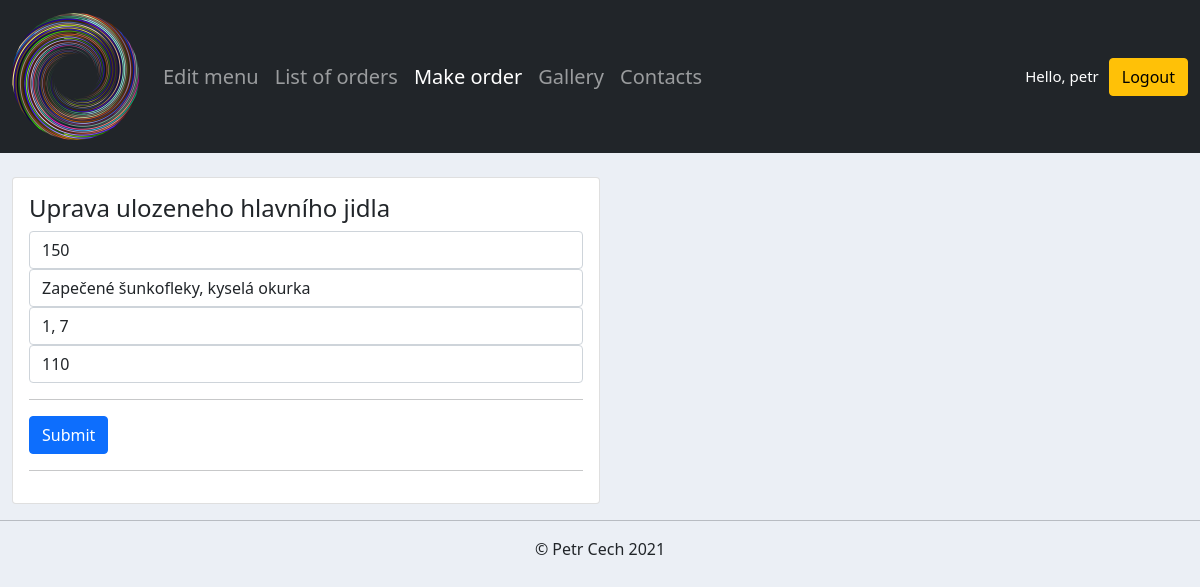
The app's page /edit_meal/1 (signed in) with its own data.
### accounts/models.py (models this page shows, shortened)
class Meal(models.Model):
    portion = models.IntegerField(null=True)
    name = models.CharField(max_length=200, null=True)
    alergens = models.CharField(max_length=200, null=True)
    price = models.PositiveIntegerField(null=True, default=110)

### accounts/views.py (the view)
# urls.py: path('edit_meal/<str:pk>', views.editMeal, name='edit_meal'),
@login_required(login_url='login')
def editMeal(request, pk):
    menu = Menu.objects.last()
    meal = Meal.objects.get(id=pk)
    formMeal = EditMealForm(instance=meal)
    if request.method == 'POST' and 'AddMeal' in request.POST:
        formMeal = EditMealForm(request.POST, instance=meal)
        if formMeal.is_valid():
            formMeal.save()
            messages.success(request, f'Meal edited')
            return redirect('/edit_menu/1')
    context = {
    'menu': menu,
    'formMeal': formMeal,
    'meal': meal,
    }
    return render(request, 'accounts/edit_meal.html', context)

### accounts/forms.py
class EditMealForm(ModelForm):
    class Meta:
        model = Meal
        fields = '__all__'

### accounts/templates/accounts/edit_meal.html (shortened to what this page needs)
{%  extends 'accounts/main.html' %}
{% load static %}
{% block content %}
<br>
<div class="col-md-6">
    <div class="card card-body">
        <h4>Uprava ulozeneho hlavního jidla</h4>
        <form action="" method="POST">
          <input type="number" name="portion" value="{{meal.portion}}"class="form-control" placeholder="Porce" required="" id="id_portion">
          <input type="text" name="name" value="{{meal.name}}" maxlength="200" class="form-control" placeholder="Název" required="" id="id_name">
          <input type="text" name="alergens" value="{{meal.alergens}}" maxlength="200" class="form-control" placeholder="Alergeny" required="" id="id_alergens">
          <input type="number" name="price" value="110" min="0" class="form-control" placeholder="Cena" required="" id="id_price">
          <hr>
          <input class="btn btn-primary btn-block" type="submit" name="AddMeal">
          <hr>
        </form>
    </div>
</div>
{% endblock %}

### accounts/templates/accounts/navbar.html (shortened to what this page needs)
{% load static %}
<nav class="navbar sticky-top navbar-expand-md navbar-dark bg-dark">
  <div class="container-fluid">
    <a class="navbar-brand" href="{% url 'home' %}">
      <img src="{% static 'images/logo.png' %}">
    </a>
    <div class="collapse navbar-collapse" id="navbarNav">
      <ul class="navbar-nav">
        {% if request.user.is_staff %}
        <li class="nav-item">
          <a class="nav-link fs-5" href="{% url 'edit_menu' menu.id %}">Edit menu</a>
        </li>
        <li class="nav-item">
          <a class="nav-link fs-5" href="{% url 'orders' %}">List of orders</a>
        </li>
        {% endif %}
        <li class="nav-item">
          <a class="nav-link active fs-5" href="{% url 'make_order' %}">Make order</a>
        </li>
        <li class="nav-item">
          <a class="nav-link fs-5" href="{% url 'home'%}#gallery">Gallery</a>
        </li>
        <li class="nav-item">
          <a class="nav-link fs-5" href="{% url 'home'%}#contacts">Contacts</a>
        </li>
      </ul>
    </div>
      {% if request.user.is_staff %}
      <span class="hello-msg">Hello, {{request.user}}  </span>
      <span><a class="btn btn-warning" href="{% url 'logout' %}">Logout</a></span>
      {% endif %}
  </div>
</nav>

### static/css/main.css (style rules this page uses)
body { background-color: #ebeff5; }
.hello-msg { font-size: 15px; color: white; margin: 10px }

### records on screen
Meal: portion "150", name "Zapečené šunkofleky, kyselá okurka", alergens "1, 7"

### other values on screen
{{ request.user }} "petr"
